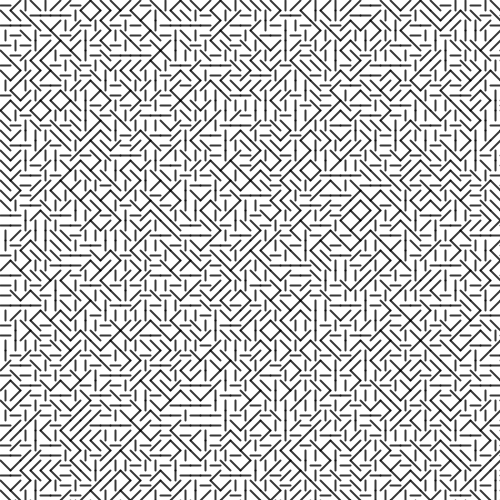
Frame 1 (no input)
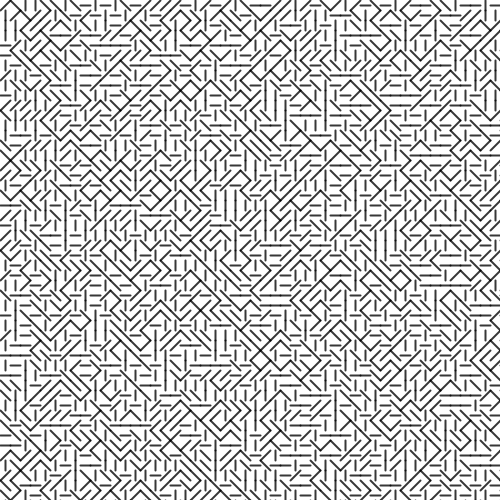
Frame 2 (the mouse pressed at the canvas centre, redrawn once)

The Processing sketch that drew these frames (run headless with seeded random() and noise(); the mouse was pressed at the canvas centre and the sketch redrawn once):

// Processing sketch: sketch_160229_ellipse_boucle_molnar
// ── sketch_160229_ellipse_boucle_molnar.pde
float r = 0;
float taille = 10;

void setup()
{
  size(500,500);
  noLoop(); // permet de ne faire qu'un seul draw
}

void draw()
{
  background(255);
  noFill();

  stroke(0,200);
  strokeWeight(2);
  for (float y=0 ; y<=500; y = y+taille)
  {
    for (float x=0; x<=500; x = x+taille)
    {
      // ellipse(x,y,mouseX,mouseX);
      // rect(x,y,random(0,35), random(0,35));
      r = random(0,1);
      if (r < 0.25)
      {
        line(x,y,x+taille,y+taille);
      }
      else if (r < 0.5)
      {
        line(x+taille,y,x,y+taille);
      }
      else if (r < 0.75)
      {
        line(x,y+taille/2,x+taille,y+taille/2 );
      }
      else
      {
        line(x+taille/2, y, x+taille/2, y+taille);       
      }
    }
  }
}
